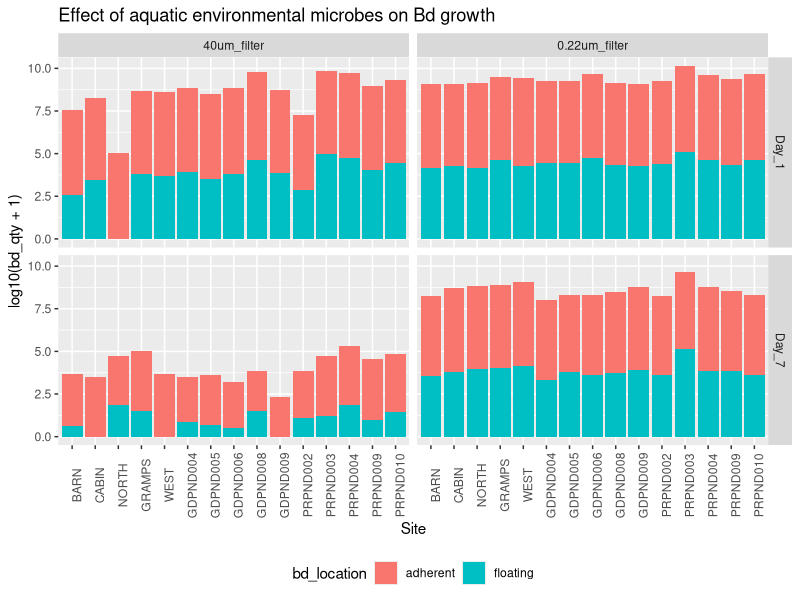
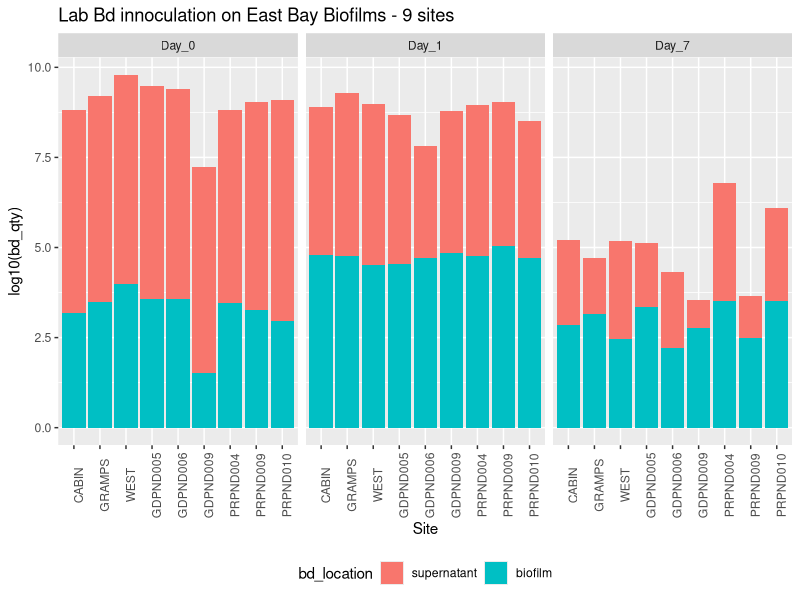
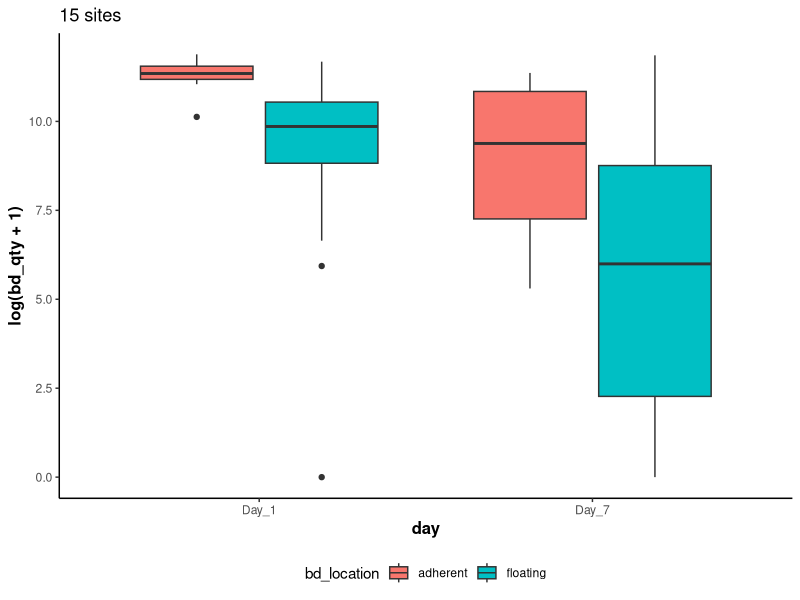
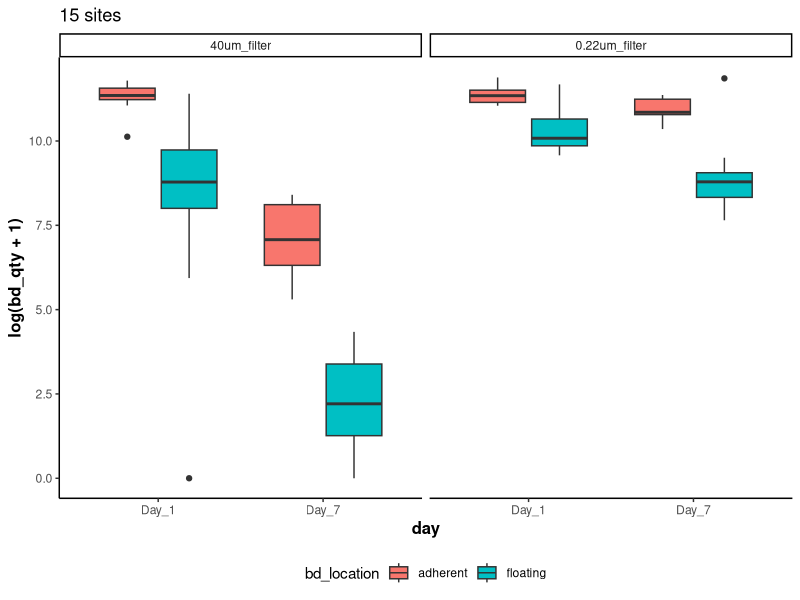
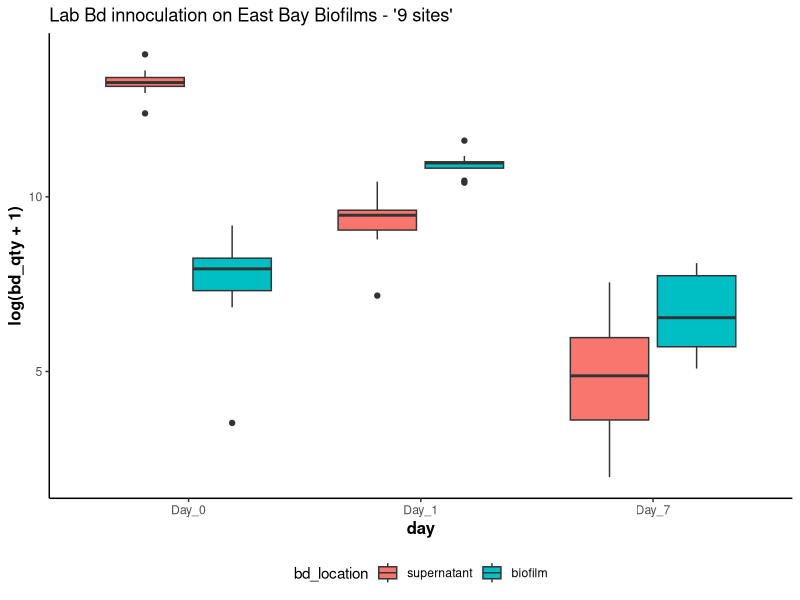
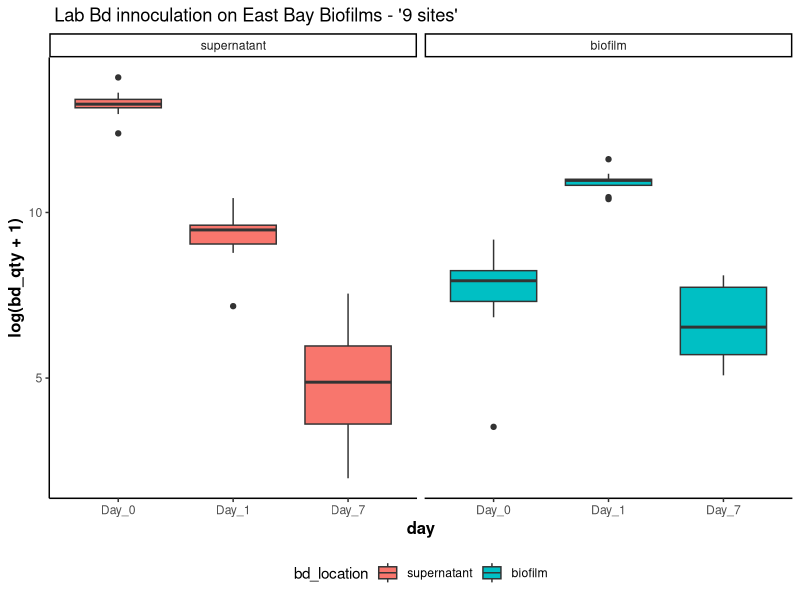
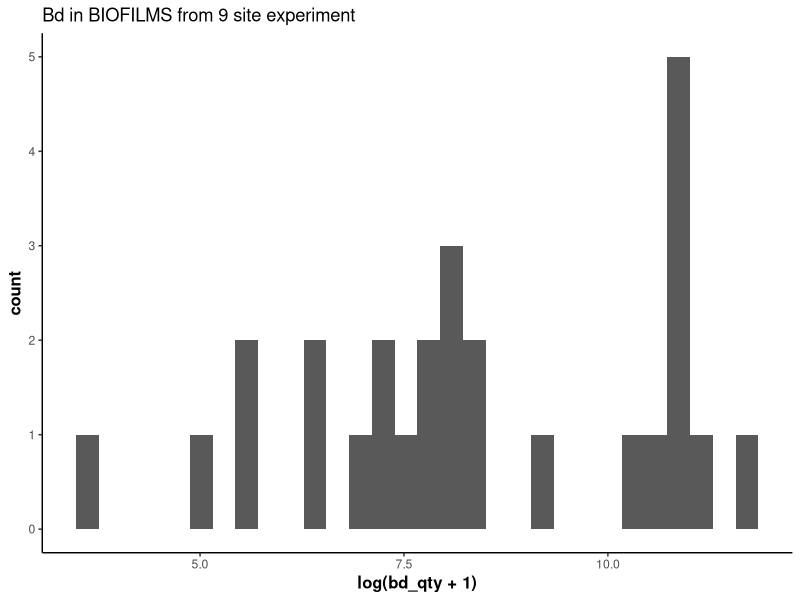
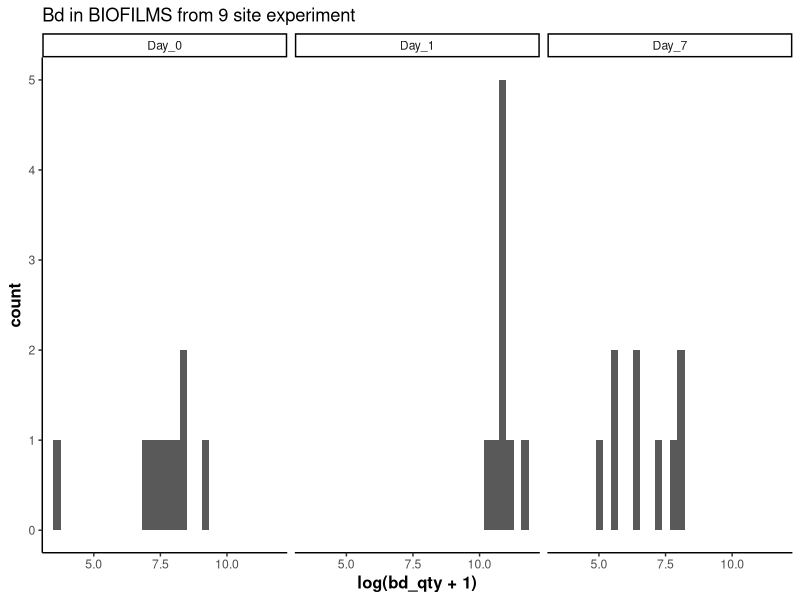

These charts were generated, in order, by the following R code:
## ---- chunk 1
#| warning: false

## read in and clean data
library(tidyverse) # for cleaning and viewing data
library(here) # for importing data
library(ggpubr)
library(rstatix)
library(ggplot2)

ns_biofilm_bd <- read.csv(here("data", "nine-sites-biofilm-on-Bd - Sheet1.csv"))
fs_pw_bd <- read.csv(here("data", "fifteen-sites-PW-on-Bd - Sheet1.csv"))


# data type cleaning

#  Part I
fs_pw_bd$bd_location <- factor(fs_pw_bd$bd_location, levels = c("adherent", "floating"))
fs_pw_bd$filter <- factor(fs_pw_bd$filter,
                          levels = c("40um_filter", "0.22um_filter"))
fs_pw_bd$day <- factor(fs_pw_bd$day, levels = c("1", "7"),
                            labels = c("Day_1", "Day_7"))
fs_pw_bd$site <- factor(fs_pw_bd$site,
                          levels = c("BARN", "CABIN", "NORTH", "GRAMPS", "WEST", "GDPND004", "GDPND005", "GDPND006", "GDPND008", "GDPND009", "PRPND002", "PRPND003", "PRPND004", "PRPND009", "PRPND010", "sterile MQ"))

#  Part II
ns_biofilm_bd$site <- factor(ns_biofilm_bd$site,
                                levels = c("CABIN", "GRAMPS", "WEST", "GDPND005", "GDPND006", "GDPND009", "PRPND004", "PRPND009", "PRPND010"))
ns_biofilm_bd$bd_location <- factor(ns_biofilm_bd$bd_location, levels = c("supernatant", "biofilm"))
ns_biofilm_bd$day <- factor(ns_biofilm_bd$day, levels = c("0", "1", "7"), 
                            labels = c("Day_0", "Day_1", "Day_7")) 
                            
unique(ns_biofilm_bd$site)
# remove the controls
fs_pw_bd <- fs_pw_bd %>%
  filter(site != "sterile MQ")

# no control for nine site expt

## ---- chunk 2
fs_pw_bd %>%
ggplot(aes(y= log10(bd_qty + 1), x = site, fill=bd_location)) + 
    geom_col() +
    facet_grid(day~filter)+
    #theme_classic() +
   theme(axis.text.x = element_text(angle = 90),
          legend.position = "bottom") + 
    xlab("Site") +
  ggtitle("Effect of aquatic environmental microbes on Bd growth")
## ---- chunk 3
ns_biofilm_bd %>%
ggplot(aes(y= log10(bd_qty), x = site, fill=bd_location)) + 
    geom_col() +
    facet_grid(.~day)+
    theme(axis.text.x = element_text(angle = 90),
          legend.position = "bottom") + 
    xlab("Site") +
  ggtitle("Lab Bd innoculation on East Bay Biofilms - 9 sites") 
## ---- chunk 4
fs_pw_bd %>%
  ggplot(aes(x = day, y = log(bd_qty +1), fill = bd_location)) +
  geom_boxplot() +
  theme_classic() +
  theme(axis.title = element_text(size = 12, face = "bold"),
        legend.position = "bottom") +
  ggtitle("15 sites ")

fs_pw_bd %>%
  ggplot(aes(x = day, y = log(bd_qty +1), fill = bd_location)) +
  geom_boxplot() +
  theme_classic() +
  theme(axis.title = element_text(size = 12, face = "bold"),
        legend.position = "bottom") +
  facet_wrap(~filter) +
  ggtitle("15 sites ")

## ---- chunk 5
ns_biofilm_bd %>%
  ggplot(aes(x = day, y = log(bd_qty +1), fill = bd_location)) +
  geom_boxplot() +
  theme_classic() +
  theme(axis.title = element_text(size = 12, face = "bold"),
        legend.position = "bottom") +
  ggtitle("Lab Bd innoculation on East Bay Biofilms - '9 sites' ")

## ---- chunk 6
ns_biofilm_bd %>%
  ggplot(aes(x = day, y = log(bd_qty +1), fill = bd_location)) +
  geom_boxplot() +
  theme_classic() +
  facet_wrap(~bd_location) +
  theme(axis.title = element_text(size = 12, face = "bold"),
        legend.position = "bottom") +
  ggtitle(" Lab Bd innoculation on East Bay Biofilms - '9 sites' ")
## ---- chunk 7
# all data biofilms
ns_biofilm_bd %>%
  filter(bd_location == "biofilm") %>% #filter out only bd in biofilm
  ggplot(aes(x = log(bd_qty +1))) +
  geom_histogram(position = "identity",  bins=30) +
  theme_classic() +
  theme(axis.title = element_text(size = 12, face = "bold")) +
  ggtitle("Bd in BIOFILMS from 9 site experiment")

# faceted by day
ns_biofilm_bd %>%
  filter(bd_location == "biofilm") %>% #filter out only bd in biofilm
  ggplot(aes(x = log(bd_qty +1))) +
  geom_histogram(position = "identity",  bins=30) +
  facet_wrap(~day) +
  theme_classic() +
  theme(axis.title = element_text(size = 12, face = "bold")) +
  ggtitle("Bd in BIOFILMS from 9 site experiment")

# all data supernatant
ns_biofilm_bd %>%
  filter(bd_location == "supernatant") %>% #filter out only bd in biofilm
  ggplot(aes(x = log(bd_qty +1))) +
  geom_histogram(position = "identity",  bins=30) +
  theme_classic() +
  theme(axis.title = element_text(size = 12, face = "bold")) +
  ggtitle("Bd in SUPERNATANT from 9 site experiment")

# faceted by day
ns_biofilm_bd %>%
  filter(bd_location == "supernatant") %>% #filter out only bd in biofilm
  ggplot(aes(x = log(bd_qty +1))) +
  geom_histogram(position = "identity", bins=30) +
  facet_wrap(~day) +
  theme_classic() +
  theme(axis.title = element_text(size = 12, face = "bold")) +
  ggtitle("Bd in SUPERNATANT from 9 site experiment")

## ---- chunk 8
# whole dataset
ns_biofilm_bd %>%
  filter(bd_location == "biofilm") %>%
  mutate(log_qty = log(bd_qty +1)) %>%
ggqqplot("log_qty", title = "Bd in biofilm qqPlot")

# per day
ns_biofilm_bd %>%
  filter(bd_location == "biofilm") %>%
  mutate(log_qty = log(bd_qty +1)) %>%
ggqqplot("log_qty", facet.by = "day", title = "Bd in biofilm qqPlot")

# difference between day 1 and day 7
ns_biofilm_bd %>%
  filter(bd_location == "biofilm") %>%
  pivot_wider(names_from = day, values_from = bd_qty) %>%
  mutate(diff = Day_1 - Day_7) %>%
  mutate(log_diff = log(diff +1)) %>%
  ggqqplot("log_diff", title = "Bd in biofilm diff between day 1 and 7 qqPlot")

# whole dataset
ns_biofilm_bd %>%
  filter(bd_location == "supernatant") %>%
  mutate(log_qty = log(bd_qty +1)) %>%
ggqqplot("log_qty", title = "Bd in SUPERNATANT qqPlot")

# per day
ns_biofilm_bd %>%
  filter(bd_location == "supernatant") %>%
  mutate(log_qty = log(bd_qty +1)) %>%
ggqqplot("log_qty", facet.by = "day", title = "Bd in SUPERNATANT qqPlot")

# difference between day 1 and day 7
ns_biofilm_bd %>%
  filter(bd_location == "supernatant") %>%
  pivot_wider(names_from = day, values_from = bd_qty) %>%
  mutate(diff = Day_1 - Day_7) %>%
  mutate(log_diff = log(diff +1)) %>%
  ggqqplot("log_diff", title = "Bd in supernatant diff between day 1 and 7 qqPlot")

## ---- chunk 9
# Step 1: combine floating and floating
fs_wider_combined <- fs_pw_bd %>%
  pivot_wider(names_from = bd_location, values_from = bd_qty) %>%
  mutate(combined_bd = adherent + floating) %>%
  #mutate(log_combined_bd_qty = log(combined_bd)) %>%
  select(-adherent, -floating) %>% 
  # calculate diff
  pivot_wider(names_from = day, values_from = combined_bd) %>%
  mutate(diff = Day_1 - Day_7)

# Step 2: create subsets for each treatment
fs_wider_combined_40um <- fs_wider_combined %>% 
  filter(filter =="40um_filter")
fs_wider_combined_.22um <- fs_wider_combined %>% 
  filter(filter =="0.22um_filter")

# Step 3: check normality of the differences across groups
fs_wider_combined_40um %>% 
 ggqqplot("diff", title = "Untransformed Bd in both floating and floating diff between day 1 and 7 qqPlot") # good enough
shapiro.test(fs_wider_combined_40um$diff) # normal, yay!
hist(fs_wider_combined_40um$diff) # good enough

fs_wider_combined_.22um %>% 
 ggqqplot("diff", title = "Untransformed Bd in both floating and floating diff between day 1 and 7 qqPlot") # gorgeous
shapiro.test(fs_wider_combined_.22um$diff) # normal, yay!
hist(fs_wider_combined_.22um$diff) # good enough
  
# Step 3: run the paired t-test on the difference
t.test(fs_wider_combined_40um$diff, fs_wider_combined_.22um$diff, paired = TRUE)

## ---- chunk 10
# Step 1: SELECT ONLY adherent BD and calculate the diff between day 1 and 7
fs_adherent_wide <- fs_pw_bd %>%
  filter(bd_location =="adherent") %>% 
  # calculate diff
  pivot_wider(names_from = day, values_from = bd_qty) %>%
  mutate(diff = Day_1 - Day_7)

# Step 2: create subsets for each treatment
fs_adherent_wide_40 <- fs_adherent_wide %>% 
  filter(filter =="40um_filter")
fs_adherent_wide_.22 <- fs_adherent_wide %>% 
  filter(filter =="0.22um_filter")

# Step 3: check normality of the differences across groups
fs_adherent_wide_40  %>% 
 ggqqplot("diff", title = "Untransformed Bd in both adherent and adherent diff between day 1 and 7 qqPlot") # perf
shapiro.test(fs_adherent_wide_40 $diff) # normal, yay!
hist(fs_adherent_wide_40 $diff) # good enough

fs_adherent_wide_.22 %>% 
 ggqqplot("diff", title = "Untransformed Bd in both adherent and adherent diff between day 1 and 7 qqPlot") # gorgeous
shapiro.test(fs_adherent_wide_.22$diff) # normal, yay!
hist(fs_adherent_wide_.22$diff) # good enough
  
# Step 3: run the paired t-test on the difference
t.test(fs_adherent_wide_.22$diff, fs_adherent_wide_40$diff, paired = TRUE)

## ---- chunk 11
# Step 1: SELECT ONLY floating BD and calculate the diff between day 1 and 7
fs_floating_wide <- fs_pw_bd %>%
  filter(bd_location =="floating") %>% 
  # calculate diff
  pivot_wider(names_from = day, values_from = bd_qty) %>%
  mutate(diff = Day_1 - Day_7)

# Step 2: create subsets for each treatment
fs_floating_wide_40 <- fs_floating_wide %>% 
  filter(filter =="40um_filter")
fs_floating_wide_.22 <- fs_floating_wide %>% 
  filter(filter =="0.22um_filter")

# Step 3: check normality of the differences across groups
fs_floating_wide_40  %>% 
 ggqqplot("diff", title = "40 um floating Bd") # nope
shapiro.test(fs_floating_wide_40$diff) # NOPE
hist(fs_floating_wide_40$diff) # NOPE 

## could log transform and try again if it is of interest

fs_floating_wide_.22 %>% 
 ggqqplot("diff", title = "0.22 um floating Bd") # gorgeous
shapiro.test(fs_floating_wide_.22$diff) # normal, yay!
hist(fs_floating_wide_.22$diff) # good enough
  
# Step 3: run the paired t-test on the difference
#t.test(fs_floating_wide_.22$diff, fs_floating_wide_40$diff, paired = TRUE)

## ---- chunk 12
# shapiro - wilks test: all Bd biofilm
ns_biofilm_bd %>%
  filter(bd_location == "biofilm") %>%
  mutate(log_bd_qty = log(bd_qty +1)) %>%
  group_by(day) %>%
  shapiro_test(log_bd_qty) # day 0 not normal

# shapiro - wilks test: difference in day 1 and day 7
ns_biofilm_bd %>%
  filter(bd_location == "biofilm") %>%
  pivot_wider(names_from = day, values_from = bd_qty) %>%
  mutate(diff = Day_1 - Day_7) %>%
  mutate(log_diff = log(diff +1)) %>%
  shapiro_test(log_diff) # normal

## ---- chunk 13
#### paired t-test between day 1 and 7
d1 <- ns_biofilm_bd %>% 
  filter(bd_location == "biofilm") %>%
  filter(day == "Day_1")

d7 <- ns_biofilm_bd %>% 
  filter(bd_location == "biofilm") %>%
  filter(day == "Day_7")

t.test(d1$bd_qty, d7$bd_qty, paired = TRUE)
## ---- chunk 14
# shapiro - wilks test: all Bd biofilm
ns_biofilm_bd %>%
  filter(bd_location == "supernatant") %>%
  mutate(log_bd_qty = log(bd_qty +1)) %>%
  group_by(day) %>%
  shapiro_test(log_bd_qty) # all good

# shapiro - wilks test: difference in day 1 and day 7
ns_biofilm_bd %>%
  filter(bd_location == "supernatant") %>%
  pivot_wider(names_from = day, values_from = bd_qty) %>%
  mutate(diff = Day_1 - Day_7) %>%
  mutate(log_diff = log(diff +1)) %>%
  shapiro_test(log_diff) # normal

## ---- chunk 15
#### paired t-test between day 1 and 7
d1 <- ns_biofilm_bd %>% 
  filter(bd_location == "supernatant") %>%
  filter(day == "Day_1")

d7 <- ns_biofilm_bd %>% 
  filter(bd_location == "supernatant") %>%
  filter(day == "Day_7")

t.test(d1$bd_qty, d7$bd_qty, paired = TRUE)
## ---- chunk 16

# anova
biofilm_only <- ns_biofilm_bd %>%
  filter(bd_location == "biofilm") %>%
  mutate(log_qty = log(bd_qty +1))
res.aov <- anova_test(data = biofilm_only, dv = log_qty, wid = site, within = day)
get_anova_table(res.aov) # ges is the generalized effect size (amount of variability due to the within-subjects factor)

# pairwise comparison: pairwise ttest with bonferroni correction
pwc <- ns_biofilm_bd %>%
  filter(bd_location == "biofilm") %>%
  mutate(log_qty = log(bd_qty +1)) %>%
  pairwise_t_test(
    log_qty ~ day, paired = TRUE,
    p.adjust.method = "bonferroni"
    )
pwc

## ---- chunk 17

super_only <- ns_biofilm_bd %>%
  filter(bd_location == "supernatant") %>%
  mutate(log_qty = log(bd_qty +1))
res.aov <- anova_test(data = super_only, dv = log_qty, wid = site, within = day)
get_anova_table(res.aov) # ges is the generalized effect size (amount of variability due to the within-subjects factor)

# pairwise comparison: pairwise ttest with bonferroni correction
pwc <- ns_biofilm_bd %>%
  filter(bd_location == "supernatant") %>%
  mutate(log_qty = log(bd_qty +1)) %>%
  pairwise_t_test(
    log_qty ~ day, paired = TRUE,
    p.adjust.method = "bonferroni"
    )
pwc

